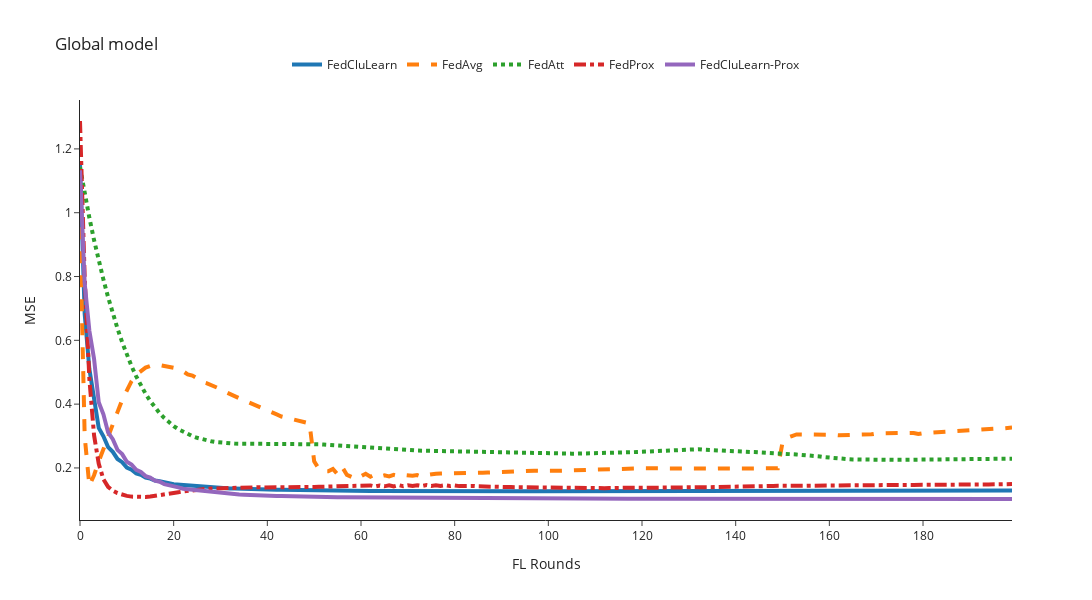

Here is the notebook cell this chart was saved with:
### Code cell
mse_column = 'mse'
# n_rounds, y = preprocessing_results(filenames=[global_FedCluLearn, global_FedCluLearn_recent, global_FedCluLearn_percentage, global_FedAvg, global_FedAtt, global_FedProx, global_FedCluLearn_Prox, global_FedCluLearn_Prox_recent, None], mse_column=mse_column)
# global_filenames = [global_FedCluLearn, global_FedAvg, global_FedAtt, global_FedProx, global_FedCluLearn_Prox]
global_filenames = [global_FedCluLearn, global_FedAvg, global_FedAtt, global_FedProx, global_FedCluLearn_Prox]
n_rounds, y = preprocessing_results(filenames=global_filenames, mse_column=mse_column)
#Avg {mse_column.upper()} Global model
plot_plotly(n_rounds, y, title=f'Global model', y_axis_title=f'{mse_column.upper()}', y_axis_max=1)

### Figure 1 — Plotly figure (JSON) as saved in the notebook; plotly's stock layout.template omitted (floating-point values rounded to 4 significant figures; data arrays with more than 128 entries replaced by an {"elided": "..."} marker saying what was removed)
{"data": [{"line": {"dash": "solid", "width": 4}, "mode": "lines", "name": "FedCluLearn", "type": "scatter", "x": {"elided": "201 int values"}, "y": {"elided": "200 float values"}}, {"line": {"dash": "dash", "width": 4}, "mode": "lines", "name": "FedAvg", "type": "scatter", "x": {"elided": "201 int values"}, "y": {"elided": "200 float values"}}, {"line": {"dash": "dot", "width": 4}, "mode": "lines", "name": "FedAtt", "type": "scatter", "x": {"elided": "201 int values"}, "y": {"elided": "200 float values"}}, {"line": {"dash": "dashdot", "width": 4}, "mode": "lines", "name": "FedProx", "type": "scatter", "x": {"elided": "201 int values"}, "y": {"elided": "200 float values"}}, {"line": {"dash": "solid", "width": 4}, "mode": "lines", "name": "FedCluLearn-Prox", "type": "scatter", "x": {"elided": "201 int values"}, "y": {"elided": "200 float values"}}], "layout": {"height": 600, "legend": {"orientation": "h", "x": 0.5, "xanchor": "center", "y": 1.05, "yanchor": "bottom"}, "title": {"text": "Global model"}, "width": 1200, "xaxis": {"title": {"text": "FL Rounds"}}, "yaxis": {"title": {"text": "MSE"}}}}
